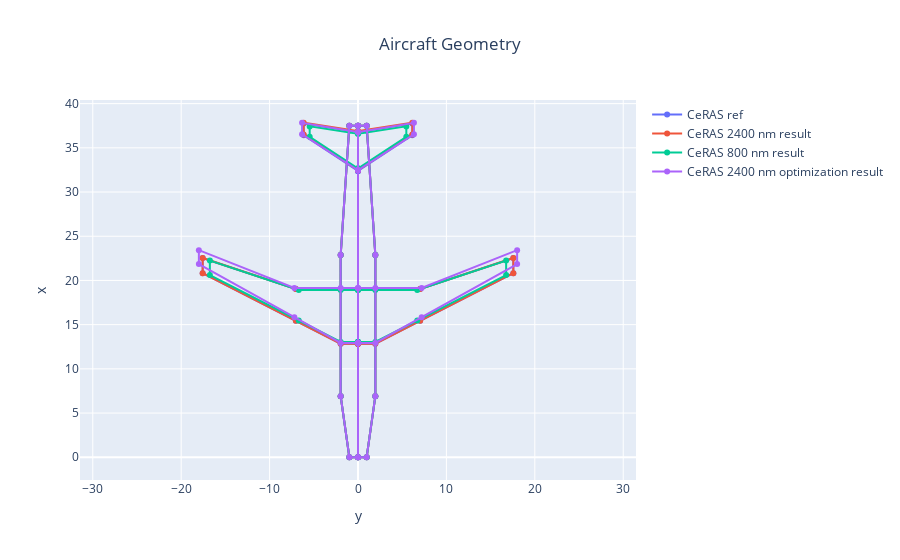

Here is the notebook cell this chart was saved with:
### Code cell
fig = aircraft_geometry_plot(CeRAS_OUTPUT_FILE, name='CeRAS 2400 nm result')
fig = aircraft_geometry_plot(CeRAS_800nm_OUTPUT_FILE, name='CeRAS 800 nm result', fig=fig)
fig = aircraft_geometry_plot(CeRAS_OPT_OUTPUT_FILE, name='CeRAS 2400 nm optimization result', fig=fig)
fig.show()
